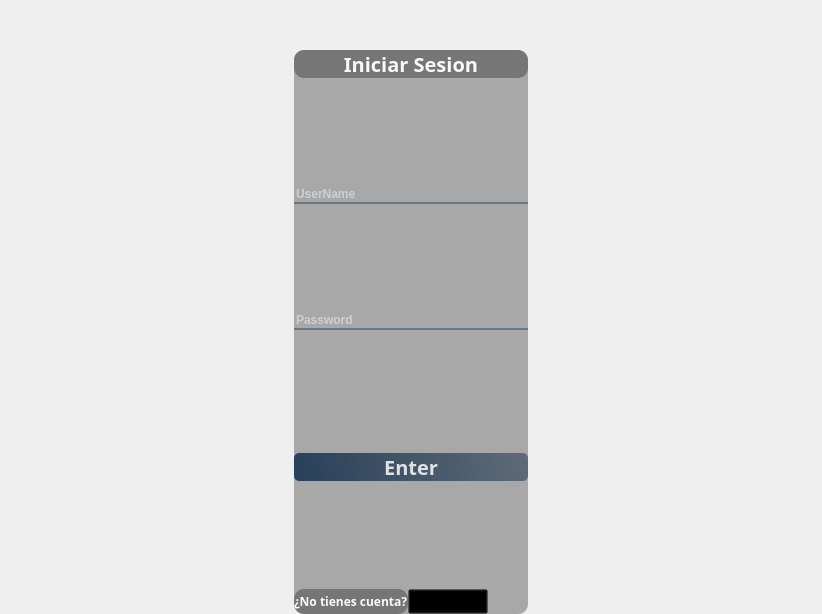
<?xml version="1.0" encoding="UTF-8"?>
<ui version="4.0">
 <class>MainWindow</class>
 <widget class="QMainWindow" name="MainWindow">
  <property name="geometry">
   <rect>
    <x>0</x>
    <y>0</y>
    <width>822</width>
    <height>614</height>
   </rect>
  </property>
  <property name="windowTitle">
   <string>MainWindow</string>
  </property>
  <widget class="QWidget" name="centralwidget">
   <layout class="QVBoxLayout" name="verticalLayout_2">
    <property name="spacing">
     <number>0</number>
    </property>
    <property name="leftMargin">
     <number>0</number>
    </property>
    <property name="topMargin">
     <number>0</number>
    </property>
    <property name="rightMargin">
     <number>0</number>
    </property>
    <property name="bottomMargin">
     <number>0</number>
    </property>
    <item>
     <widget class="QFrame" name="frame">
      <property name="styleSheet">
       <string notr="true">QFrame{
border-radius:10px;
background-image: url(image/BackGraund.jpg);
}</string>
      </property>
      <property name="frameShape">
       <enum>QFrame::StyledPanel</enum>
      </property>
      <property name="frameShadow">
       <enum>QFrame::Raised</enum>
      </property>
      <layout class="QVBoxLayout" name="verticalLayout">
       <property name="spacing">
        <number>0</number>
       </property>
       <property name="leftMargin">
        <number>0</number>
       </property>
       <property name="topMargin">
        <number>0</number>
       </property>
       <property name="rightMargin">
        <number>0</number>
       </property>
       <property name="bottomMargin">
        <number>0</number>
       </property>
       <item>
        <widget class="QFrame" name="frame_2">
         <property name="minimumSize">
          <size>
           <width>0</width>
           <height>50</height>
          </size>
         </property>
         <property name="maximumSize">
          <size>
           <width>16777215</width>
           <height>50</height>
          </size>
         </property>
         <property name="styleSheet">
          <string notr="true">QFrame{
background: rgba(0,0,0,0);
}</string>
         </property>
         <property name="frameShape">
          <enum>QFrame::StyledPanel</enum>
         </property>
         <property name="frameShadow">
          <enum>QFrame::Raised</enum>
         </property>
         <layout class="QHBoxLayout" name="horizontalLayout_3">
          <property name="spacing">
           <number>0</number>
          </property>
          <property name="leftMargin">
           <number>0</number>
          </property>
          <property name="topMargin">
           <number>0</number>
          </property>
          <property name="rightMargin">
           <number>0</number>
          </property>
          <property name="bottomMargin">
           <number>0</number>
          </property>
          <item>
           <spacer name="horizontalSpacer_4">
            <property name="orientation">
             <enum>Qt::Horizontal</enum>
            </property>
            <property name="sizeHint" stdset="0">
             <size>
              <width>548</width>
              <height>20</height>
             </size>
            </property>
           </spacer>
          </item>
          <item>
           <widget class="QPushButton" name="Bt_min">
            <property name="styleSheet">
             <string notr="true">QPushButton{
border-radius:18px;
}
QPushButton:hover{
background-color: rgb(0,0,0);
}</string>
            </property>
            <property name="text">
             <string/>
            </property>
            <property name="icon">
             <iconset>
              <normaloff>src/Imagenes_UI/Barra-removebg-preview.png</normaloff>src/Imagenes_UI/Barra-removebg-preview.png</iconset>
            </property>
            <property name="iconSize">
             <size>
              <width>70</width>
              <height>70</height>
             </size>
            </property>
           </widget>
          </item>
          <item>
           <widget class="QPushButton" name="Bt_normal">
            <property name="styleSheet">
             <string notr="true">QPushButton{
border-radius:18px;
}
QPushButton:hover{
background-color: rgb(0,0,0);
}</string>
            </property>
            <property name="text">
             <string/>
            </property>
            <property name="icon">
             <iconset>
              <normaloff>src/Imagenes_UI/Cuadrado2-removebg-preview.png</normaloff>src/Imagenes_UI/Cuadrado2-removebg-preview.png</iconset>
            </property>
            <property name="iconSize">
             <size>
              <width>40</width>
              <height>50</height>
             </size>
            </property>
           </widget>
          </item>
          <item>
           <widget class="QPushButton" name="Bt_max">
            <property name="styleSheet">
             <string notr="true">QPushButton{
border-radius:18px;
}
QPushButton:hover{
background-color: rgb(0,0,0);
}</string>
            </property>
            <property name="text">
             <string/>
            </property>
            <property name="icon">
             <iconset>
              <normaloff>src/Imagenes_UI/Cuadrado-removebg-preview.png</normaloff>src/Imagenes_UI/Cuadrado-removebg-preview.png</iconset>
            </property>
            <property name="iconSize">
             <size>
              <width>60</width>
              <height>80</height>
             </size>
            </property>
           </widget>
          </item>
          <item>
           <widget class="QPushButton" name="Bt_close">
            <property name="styleSheet">
             <string notr="true">QPushButton{
border-radius:18px;
}
QPushButton:hover{
background-color: rgb(0,0,0);
}</string>
            </property>
            <property name="text">
             <string/>
            </property>
            <property name="icon">
             <iconset>
              <normaloff>src/Imagenes_UI/x-removebg-preview.png</normaloff>src/Imagenes_UI/x-removebg-preview.png</iconset>
            </property>
            <property name="iconSize">
             <size>
              <width>80</width>
              <height>80</height>
             </size>
            </property>
           </widget>
          </item>
         </layout>
        </widget>
       </item>
       <item>
        <widget class="QFrame" name="frame_superior">
         <property name="styleSheet">
          <string notr="true">QFrame{
background: rgba(0,0,0,0);
}</string>
         </property>
         <property name="frameShape">
          <enum>QFrame::StyledPanel</enum>
         </property>
         <property name="frameShadow">
          <enum>QFrame::Raised</enum>
         </property>
         <layout class="QHBoxLayout" name="horizontalLayout_4" stretch="0,0,0">
          <property name="spacing">
           <number>0</number>
          </property>
          <property name="leftMargin">
           <number>0</number>
          </property>
          <property name="topMargin">
           <number>0</number>
          </property>
          <property name="rightMargin">
           <number>0</number>
          </property>
          <property name="bottomMargin">
           <number>0</number>
          </property>
          <item>
           <spacer name="horizontalSpacer_2">
            <property name="orientation">
             <enum>Qt::Horizontal</enum>
            </property>
            <property name="sizeHint" stdset="0">
             <size>
              <width>274</width>
              <height>20</height>
             </size>
            </property>
           </spacer>
          </item>
          <item>
           <widget class="QSplitter" name="splitter">
            <property name="styleSheet">
             <string notr="true">QFrame{
background: rgba(0,0,0,0);
}</string>
            </property>
            <property name="orientation">
             <enum>Qt::Vertical</enum>
            </property>
            <widget class="QFrame" name="frame_4">
             <property name="maximumSize">
              <size>
               <width>600</width>
               <height>800</height>
              </size>
             </property>
             <property name="styleSheet">
              <string notr="true">QFrame{
background: rgba(0,0,0,0.3);
}


QPushButton#pushButton{

background-color: qlineargradient(spread:pad, x1:0, y1:0.505682, x2:1, y2:0.477, stop:0 rgba(20, 47, 78, 219), stop:1 rgba(85, 98, 112, 226));

color:rgba(255, 255, 255, 210);
 border-radius:5px; 
}

QPushButton#pushButton:hover{

background-color: qlineargradient(spread:pad, x1:0, y1:0.505682, x2:1, y2:0.477, stop:0 rgba(40, 67, 98, 219), stop:1 rgba(105, 118, 132, 226));
 }

QPushButton#pushButton:pressed{

padding-left:5px;

padding-top:5px;

background-color:rgba(105, 118, 132, 200);
}</string>
             </property>
             <property name="frameShape">
              <enum>QFrame::StyledPanel</enum>
             </property>
             <property name="frameShadow">
              <enum>QFrame::Raised</enum>
             </property>
             <layout class="QVBoxLayout" name="verticalLayout_3">
              <property name="spacing">
               <number>0</number>
              </property>
              <property name="leftMargin">
               <number>0</number>
              </property>
              <property name="topMargin">
               <number>0</number>
              </property>
              <property name="rightMargin">
               <number>0</number>
              </property>
              <property name="bottomMargin">
               <number>0</number>
              </property>
              <item>
               <widget class="QLabel" name="label">
                <property name="font">
                 <font>
                  <family>Kristen ITC</family>
                  <pointsize>15</pointsize>
                  <weight>75</weight>
                  <bold>true</bold>
                 </font>
                </property>
                <property name="styleSheet">
                 <string notr="true">color: rgb(250, 250, 250);</string>
                </property>
                <property name="text">
                 <string>Iniciar Sesion</string>
                </property>
                <property name="alignment">
                 <set>Qt::AlignCenter</set>
                </property>
               </widget>
              </item>
              <item>
               <spacer name="verticalSpacer_3">
                <property name="orientation">
                 <enum>Qt::Vertical</enum>
                </property>
                <property name="sizeHint" stdset="0">
                 <size>
                  <width>20</width>
                  <height>40</height>
                 </size>
                </property>
               </spacer>
              </item>
              <item>
               <widget class="QLineEdit" name="User">
                <property name="font">
                 <font>
                  <weight>75</weight>
                  <bold>true</bold>
                 </font>
                </property>
                <property name="styleSheet">
                 <string notr="true">background-color: rgba(0, 0,  0, 0);
border: none;
border-bottom: 2px solid rgba(105, 118, 132, 255);
color: rgba(255, 255, 255, 230);</string>
                </property>
                <property name="placeholderText">
                 <string>UserName</string>
                </property>
               </widget>
              </item>
              <item>
               <spacer name="verticalSpacer_4">
                <property name="orientation">
                 <enum>Qt::Vertical</enum>
                </property>
                <property name="sizeHint" stdset="0">
                 <size>
                  <width>20</width>
                  <height>40</height>
                 </size>
                </property>
               </spacer>
              </item>
              <item>
               <widget class="QLineEdit" name="Password">
                <property name="font">
                 <font>
                  <weight>75</weight>
                  <bold>true</bold>
                 </font>
                </property>
                <property name="styleSheet">
                 <string notr="true">background-color: rgba(0, 0,  0, 0);
border: none;
border-bottom: 2px solid rgba(105, 118, 132, 255);
color: rgba(255, 255, 255, 230);</string>
                </property>
                <property name="echoMode">
                 <enum>QLineEdit::Password</enum>
                </property>
                <property name="placeholderText">
                 <string>Password</string>
                </property>
               </widget>
              </item>
              <item>
               <widget class="QLabel" name="Mensaje">
                <property name="font">
                 <font>
                  <pointsize>10</pointsize>
                  <weight>75</weight>
                  <bold>true</bold>
                 </font>
                </property>
                <property name="styleSheet">
                 <string notr="true">color: rgb(255, 0, 0);
background-color: none;</string>
                </property>
                <property name="text">
                 <string/>
                </property>
               </widget>
              </item>
              <item>
               <spacer name="verticalSpacer">
                <property name="orientation">
                 <enum>Qt::Vertical</enum>
                </property>
                <property name="sizeHint" stdset="0">
                 <size>
                  <width>20</width>
                  <height>40</height>
                 </size>
                </property>
               </spacer>
              </item>
              <item>
               <widget class="QPushButton" name="Enter">
                <property name="font">
                 <font>
                  <family>Kristen ITC</family>
                  <pointsize>15</pointsize>
                  <weight>75</weight>
                  <bold>true</bold>
                 </font>
                </property>
                <property name="styleSheet">
                 <string notr="true">QPushButton{

background-color: qlineargradient(spread:pad, x1:0, y1:0.505682, x2:1, y2:0.477, stop:0 rgba(20, 47, 78, 219), stop:1 rgba(85, 98, 112, 226));

color:rgba(255, 255, 255, 210);
 border-radius:5px; 
}

QPushButton:hover{

background-color: qlineargradient(spread:pad, x1:0, y1:0.505682, x2:1, y2:0.477, stop:0 rgba(40, 67, 98, 219), stop:1 rgba(105, 118, 132, 226));
 }

QPushButton:pressed{

padding-left:5px;

padding-top:5px;

background-color:rgba(105, 118, 132, 200);
}</string>
                </property>
                <property name="text">
                 <string>Enter</string>
                </property>
               </widget>
              </item>
              <item>
               <spacer name="verticalSpacer_6">
                <property name="orientation">
                 <enum>Qt::Vertical</enum>
                </property>
                <property name="sizeHint" stdset="0">
                 <size>
                  <width>20</width>
                  <height>20</height>
                 </size>
                </property>
               </spacer>
              </item>
              <item>
               <layout class="QHBoxLayout" name="horizontalLayout">
                <item>
                 <widget class="QLabel" name="label_2">
                  <property name="font">
                   <font>
                    <family>Kristen ITC</family>
                    <weight>75</weight>
                    <bold>true</bold>
                   </font>
                  </property>
                  <property name="styleSheet">
                   <string notr="true">color: rgb(250, 250, 250);</string>
                  </property>
                  <property name="text">
                   <string>¿No tienes cuenta?</string>
                  </property>
                 </widget>
                </item>
                <item>
                 <widget class="QPushButton" name="Reg">
                  <property name="font">
                   <font>
                    <family>Kristen ITC</family>
                    <weight>75</weight>
                    <bold>true</bold>
                   </font>
                  </property>
                  <property name="styleSheet">
                   <string notr="true">QPushButton{
background:rgba(0,0,0,0);
}
QPushButton:hover{
border-radius:10px;
color: rgb(52, 143, 255);
border: None;
background-color: None;
}</string>
                  </property>
                  <property name="text">
                   <string>Registrate</string>
                  </property>
                 </widget>
                </item>
                <item>
                 <spacer name="horizontalSpacer">
                  <property name="orientation">
                   <enum>Qt::Horizontal</enum>
                  </property>
                  <property name="sizeHint" stdset="0">
                   <size>
                    <width>40</width>
                    <height>20</height>
                   </size>
                  </property>
                 </spacer>
                </item>
               </layout>
              </item>
             </layout>
            </widget>
           </widget>
          </item>
          <item>
           <spacer name="horizontalSpacer_3">
            <property name="orientation">
             <enum>Qt::Horizontal</enum>
            </property>
            <property name="sizeHint" stdset="0">
             <size>
              <width>273</width>
              <height>20</height>
             </size>
            </property>
           </spacer>
          </item>
         </layout>
        </widget>
       </item>
      </layout>
     </widget>
    </item>
   </layout>
  </widget>
 </widget>
 <resources>
  <include location="src/Imagenes_UI/back.qrc"/>
 </resources>
 <connections/>
</ui>
